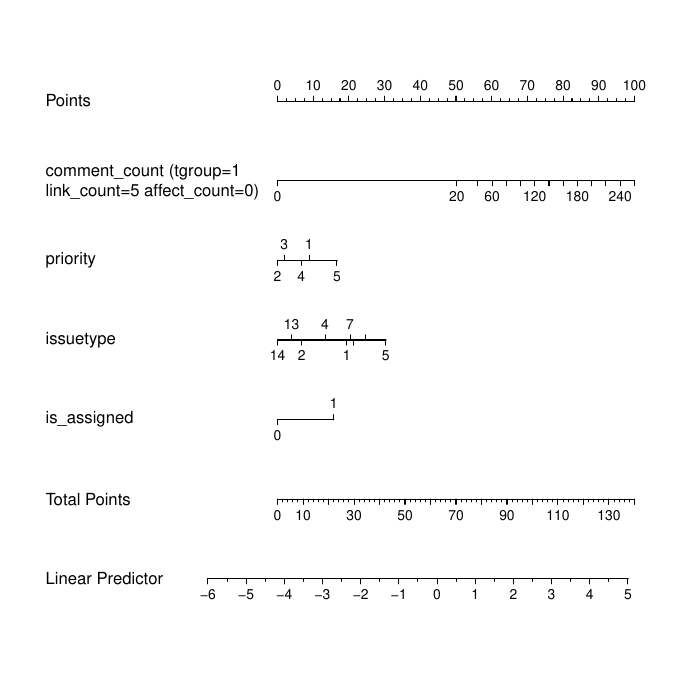

Write the R code that produced this figure.
require("survival")
require("survminer")
require("rms")

issues = read.csv("dataset/hbase_features_survsplit.csv", header = TRUE, sep="\t")

# Apply right data types to columns.
issues$priority <- factor(issues$priority)
issues$issuetype <- factor(issues$issuetype)
issues$is_assigned <- factor(issues$is_assigned)

dd <- datadist(issues); options(datadist = "dd")
units(start) <- "Day"
units(end) <- "Day"

f <- cph(Surv(start, end, is_dead) ~ 
        priority + 
        issuetype + 
        is_assigned + 
        rcs(comment_count,4)*strat(tgroup) +
        rcs(link_count, 4)*strat(tgroup) + 
        rcs(affect_count, 4)*strat(tgroup),
        # rcs(fix_count,4)*strat(tgroup) + 
        # has_priority_change*strat(tgroup) + 
        # has_desc_change*strat(tgroup) + 
        # rcs(has_fix_change,4)*strat(tgroup) + 
        # rcs(reporter_rep,4)*strat(tgroup) + 
        # rcs(assignee_workload,4)*strat(tgroup)
        ,
        x=TRUE, y=TRUE, surv=TRUE, data=issues)

print(f, latex = TRUE, coefs = TRUE)

nom <- nomogram(f, 
    interact = list(tgroup = 1, comment_count = 5, link_count = 5, affect_count = 0)
    )

pdf("./scripts/analysis/nomogram.pdf")
plot ( nom , xfrac = .65 , lmgp = .35 )
dev.off()